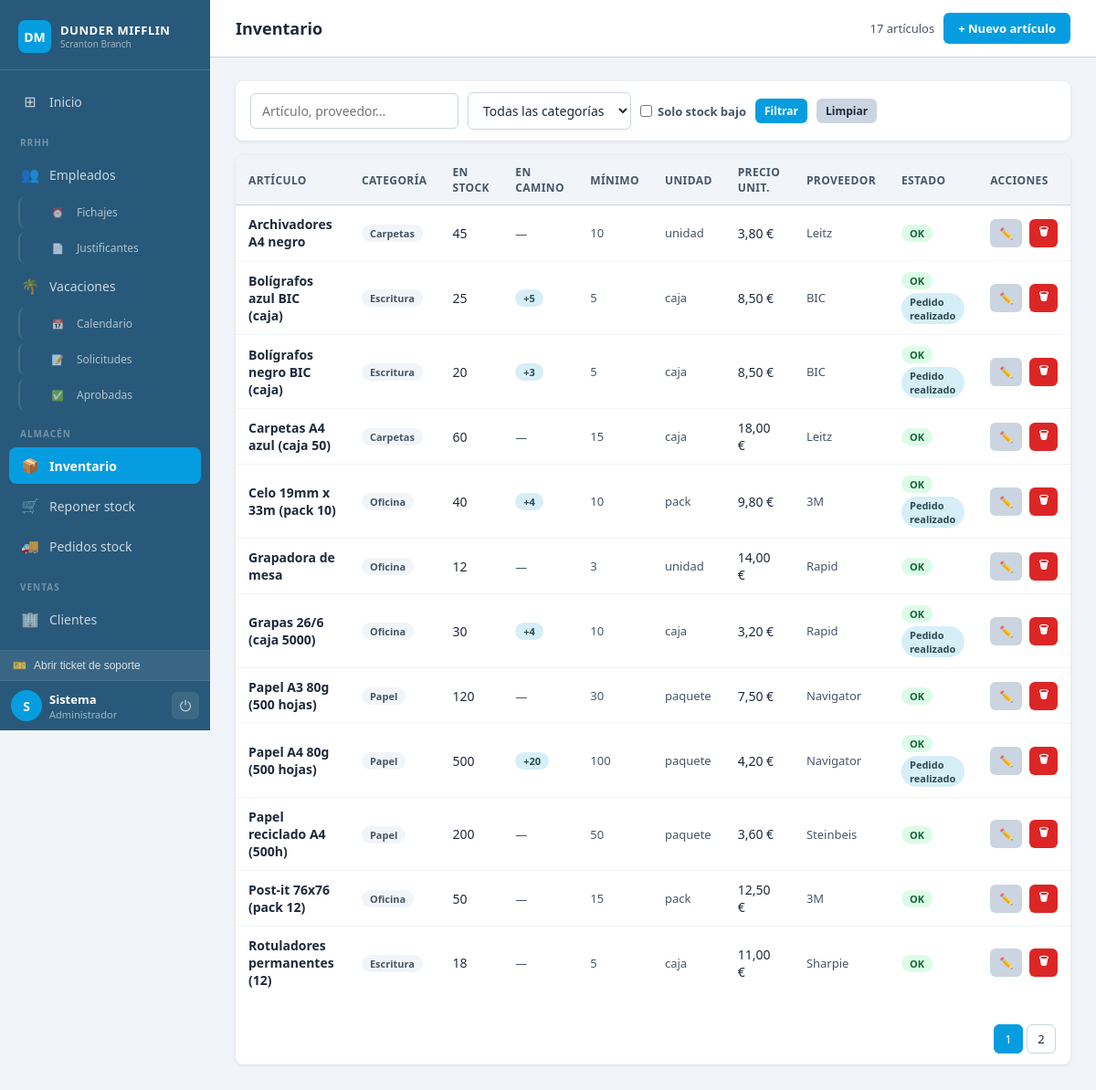
Screenshot of /pages/inventario.php (signed in) with the database file from the repository.
### tables this page shows
CREATE TABLE `inventario` (
  `id` INT UNSIGNED AUTO_INCREMENT PRIMARY KEY,
  `nombre` VARCHAR(150) NOT NULL UNIQUE,
  `categoria` VARCHAR(60) NOT NULL DEFAULT 'Otros',
  `descripcion` TEXT DEFAULT NULL,
  `cantidad` INT NOT NULL DEFAULT 0,
  `stock_minimo` INT NOT NULL DEFAULT 5,
  `unidad` VARCHAR(30) NOT NULL DEFAULT 'unidad',
  `proveedor` VARCHAR(100) DEFAULT NULL,
  `precio_unitario` DECIMAL(10,2) NOT NULL DEFAULT 0.00,
  `fecha_entrada` DATETIME NOT NULL DEFAULT CURRENT_TIMESTAMP
);

### pages/inventario.php (the view, shortened to what this page needs)
<?php
require_once '../includes/db.php';
$ec_q = $conn->query("SELECT pl.inventario_id, SUM(pl.cantidad) AS total FROM pedidos_lineas pl JOIN pedidos p ON p.id = pl.pedido_id WHERE p.estado != 'recibido' GROUP BY pl.inventario_id");
$en_camino = [];
while ($ec = $ec_q->fetch_assoc()) {
    $en_camino[(int)$ec['inventario_id']] = (int)$ec['total'];
}
$buscar    = trim($_GET['buscar'] ?? '');
$cat       = $_GET['cat'] ?? '';
$solo_bajo = isset($_GET['bajo']);
$pag       = max(1, (int)($_GET['pag'] ?? 1));
$porPag    = 12;
$offset    = ($pag - 1) * $porPag;
$where  = "WHERE 1=1";
$params = []; $tipos = '';
$total_q = $conn->prepare("SELECT COUNT(*) FROM inventario $where");
$total_q->execute();
$total_filas = $total_q->get_result()->fetch_row()[0];
$total_pags  = max(1, (int)ceil($total_filas / $porPag));
$q = $conn->prepare("SELECT * FROM inventario $where ORDER BY nombre LIMIT ? OFFSET ?");
$params[] = $porPag; $params[] = $offset; $tipos .= 'ii';
$q->bind_param($tipos, ...$params);
$q->execute();
$articulos = $q->get_result();
?>
<!DOCTYPE html><html lang="es"><head>
<link rel="stylesheet" href="../css/style.css">
</head><body>
<div class="layout">
    <?php require_once '../includes/sidebar.php'; ?>
    <div class="contenido">
        <div class="topbar">
            <h1>Inventario</h1>
            <div class="topbar-right">
                <span class="text-gris"><?= $total_filas ?> artículos</span>
                <button class="btn btn-primario" onclick="abrirModal('modal-articulo')">+ Nuevo artículo</button>
            </div>
        </div>
        <main class="main">
            <div class="panel" style="margin-bottom:16px;">
                <div class="panel-body" style="padding:12px 16px;">
                    <form method="GET" class="barra-filtros">
                        <input type="text" name="buscar" placeholder="Artículo, proveedor..." value="<?= htmlspecialchars($buscar) ?>">
                        <select name="cat">
                            <option value="">Todas las categorías</option>
                        </select>
                        <label style="display:flex;align-items:center;gap:6px;font-size:13px;cursor:pointer;">
                            <input type="checkbox" name="bajo" <?= $solo_bajo?'checked':'' ?>> Solo stock bajo
                        </label>
                        <button type="submit" class="btn btn-primario btn-sm">Filtrar</button>
                        <a href="inventario.php" class="btn btn-gris btn-sm">Limpiar</a>
                    </form>
                </div>
            </div>
            <div class="panel">
                <table>
                    <thead>
                        <tr><th>Artículo</th><th>Categoría</th><th>En stock</th><th>En camino</th><th>Mínimo</th><th>Unidad</th><th>Precio unit.</th><th>Proveedor</th><th>Estado</th><th>Acciones</th></tr>
                    </thead>
                    <tbody>
                    <?php if ($articulos->num_rows > 0): while ($a = $articulos->fetch_assoc()):
                        $bajo   = $a['cantidad'] <= $a['stock_minimo'];
                        $camino = $en_camino[(int)$a['id']] ?? 0;
                    ?>
                    <tr>
                        <td class="fw-600"><?= htmlspecialchars($a['nombre']) ?></td>
                        <td><span class="badge badge-gris"><?= htmlspecialchars($a['categoria']) ?></span></td>
                        <td><?= $a['cantidad'] ?></td>
                        <td><?= $camino > 0 ? '<span class="badge badge-azul">+'.$camino.'</span>' : '<span class="text-gris">—</span>' ?></td>
                        <td class="text-gris"><?= $a['stock_minimo'] ?></td>
                        <td class="text-gris"><?= htmlspecialchars($a['unidad']) ?></td>
                        <td><?= number_format($a['precio_unitario'],2,',','.') ?> €</td>
                        <td class="text-gris"><?= htmlspecialchars($a['proveedor']) ?></td>
                        <td>
                            <?= $bajo ? '<span class="badge badge-rojo">⚠ Stock bajo</span>' : '<span class="badge badge-verde">OK</span>' ?>
                            <?php if ($camino > 0): ?><span class="badge badge-azul" style="display:block;margin-top:4px;">Pedido realizado</span><?php endif; ?>
                        </td>
                        <td>
                            <div class="d-flex gap-8">
                                <a href="?accion=editar&id=<?= $a['id'] ?>" class="btn btn-gris btn-sm">✏️</a>
                                <a href="#"
                                   class="btn btn-rojo btn-sm"
                                   onclick="confirmarLink('¿Eliminar este artículo del inventario?', '?accion=eliminar&id=<?= $a['id'] ?>')">🗑</a>
                            </div>
                        </td>
                    </tr>
                    <?php endwhile; else: ?>
                    <tr><td colspan="10" class="text-gris text-center" style="padding:24px;">Sin artículos.</td></tr>
                    <?php endif; ?>
                    </tbody>
                </table>
                <?php if ($total_pags > 1): ?>
                <div class="paginacion" style="padding:12px 16px;">
                    <?php for ($p = 1; $p <= $total_pags; $p++):
                        $qs = http_build_query(['buscar'=>$buscar,'cat'=>$cat,'pag'=>$p]); ?>
                        <?php if ($p===$pag): ?><span class="actual"><?= $p ?></span>
                        <?php else: ?><a href="?<?= $qs ?>"><?= $p ?></a><?php endif; ?>
                    <?php endfor; ?>
                </div>
                <?php endif; ?>
            </div>
        </main>
    </div>
</div>
</body></html>

### css/style.css (style rules this page uses)
:root { --azul: #28597A; --azul-medio: #069DE0; --azul-claro: #D6EEF8; --acento: #069DE0; --sidebar-w: 230px; --blanco: #ffffff; --gris-fondo: #f1f5f9; --gris-borde: #cbd5e1; --gris-texto: #475569; --texto: #1e293b; --verde: #16a34a; --rojo: #dc2626; --naranja: #d97706; --sombra: 0 1px 4px rgba(0,0,0,.10); --radio: 8px; --fuente: 'Segoe UI', system-ui, sans-serif; }
*, *::before, *::after { box-sizing: border-box; margin: 0; padding: 0; }
body { font-family: var(--fuente); background: var(--gris-fondo); color: var(--texto); }
a { text-decoration: none; color: inherit; }
.layout { display: flex; min-height: 100vh; }
.contenido { margin-left: var(--sidebar-w); flex: 1; display: flex; flex-direction: column; min-height: 100vh; }
.topbar { background: var(--blanco); border-bottom: 1px solid var(--gris-borde); padding: 14px 28px; display: flex; align-items: center; justify-content: space-between; gap: 12px; }
.topbar h1 { font-size: 18px; font-weight: 700; }
.topbar-right { display: flex; align-items: center; gap: 10px; }
.main { padding: 26px 28px; flex: 1; }
.panel { background: var(--blanco); border-radius: var(--radio); box-shadow: var(--sombra); overflow: hidden; margin-bottom: 24px; }
.panel-body { padding: 20px; }
table { width: 100%; border-collapse: collapse; font-size: 14px; }
thead th { background: var(--gris-fondo); padding: 10px 14px; text-align: left; font-size: 12px; font-weight: 600; color: var(--gris-texto); text-transform: uppercase; letter-spacing: .4px; border-bottom: 1px solid var(--gris-borde); }
tbody td { padding: 11px 14px; border-bottom: 1px solid #f1f5f9; vertical-align: middle; }
tbody tr:last-child td { border-bottom: none; }
label { font-size: 13px; font-weight: 600; color: var(--gris-texto); }
input[type="text"], input[type="email"], input[type="password"], input[type="number"], input[type="date"], select, textarea { padding: 9px 12px; border: 1px solid var(--gris-borde); border-radius: 6px; font-size: 14px; font-family: var(--fuente); color: var(--texto); background: #fff; transition: border-color .15s, box-shadow .15s; width: 100%; }
.btn { display: inline-flex; align-items: center; gap: 6px; padding: 8px 16px; border-radius: 6px; font-size: 13px; font-weight: 600; font-family: var(--fuente); cursor: pointer; border: none; transition: filter .15s, opacity .15s; white-space: nowrap; }
.btn-primario { background: var(--azul-medio); color: #fff; }
.btn-rojo { background: var(--rojo); color: #fff; }
.btn-gris { background: var(--gris-borde); color: var(--texto); }
.btn-sm { padding: 5px 10px; font-size: 12px; }
.badge { display: inline-block; padding: 2px 9px; border-radius: 99px; font-size: 11px; font-weight: 600; }
.badge-verde { background: #dcfce7; color: #166534; }
.badge-azul { background: var(--azul-claro); color: #2C4A50; }
.badge-gris { background: #f1f5f9; color: var(--gris-texto); }
.barra-filtros { display: flex; align-items: center; gap: 10px; flex-wrap: wrap; }
.barra-filtros input[type="text"], .barra-filtros select { width: auto; min-width: 160px; }
.paginacion { display: flex; align-items: center; gap: 4px; margin-top: 16px; justify-content: flex-end; }
.paginacion a, .paginacion span { display: inline-flex; align-items: center; justify-content: center; width: 32px; height: 32px; border-radius: 6px; font-size: 13px; font-weight: 500; border: 1px solid var(--gris-borde); background: #fff; color: var(--texto); transition: background .12s; }
.paginacion span.actual { background: var(--azul-medio); color: #fff; border-color: var(--azul-medio); }
.d-flex { display: flex; }
.gap-8 { gap: 8px; }
.text-gris { color: var(--gris-texto); font-size: 13px; }
.fw-600 { font-weight: 600; }

### rows the page displays
inventario: nombre "Archivadores A4 negro", categoria "Carpetas", cantidad "45", stock_minimo "10", unidad "unidad", precio_unitario "3,80", proveedor "Leitz", shows "OK"
inventario: nombre "Bolígrafos azul BIC (caja)", categoria "Escritura", cantidad "25", camino "5", stock_minimo "5", unidad "caja", precio_unitario "8,50", proveedor "BIC", shows "OK", shows "Pedido realizado"
inventario: nombre "Bolígrafos negro BIC (caja)", categoria "Escritura", cantidad "20", id "3", stock_minimo "5", unidad "caja", precio_unitario "8,50", proveedor "BIC", shows "OK", shows "Pedido realizado"
inventario: nombre "Carpetas A4 azul (caja 50)", categoria "Carpetas", cantidad "60", stock_minimo "15", unidad "caja", precio_unitario "18,00", proveedor "Leitz", shows "OK"
inventario: nombre "Celo 19mm x 33m (pack 10)", categoria "Oficina", cantidad "40", camino "4", stock_minimo "10", unidad "pack", precio_unitario "9,80", proveedor "3M", shows "OK", shows "Pedido realizado"
inventario: nombre "Grapadora de mesa", categoria "Oficina", cantidad "12", stock_minimo "3", unidad "unidad", precio_unitario "14,00", proveedor "Rapid", shows "OK"
inventario: nombre "Grapas 26/6 (caja 5000)", categoria "Oficina", cantidad "30", camino "4", stock_minimo "10", unidad "caja", precio_unitario "3,20", proveedor "Rapid", shows "OK", shows "Pedido realizado"
inventario: nombre "Papel A3 80g (500 hojas)", categoria "Papel", cantidad "120", stock_minimo "30", unidad "paquete", precio_unitario "7,50", proveedor "Navigator", shows "OK"
inventario: nombre "Papel A4 80g (500 hojas)", categoria "Papel", cantidad "500", id "20", stock_minimo "100", unidad "paquete", precio_unitario "4,20", proveedor "Navigator", shows "OK", shows "Pedido realizado"
inventario: nombre "Papel reciclado A4 (500h)", categoria "Papel", cantidad "200", stock_minimo "50", unidad "paquete", precio_unitario "3,60", proveedor "Steinbeis", shows "OK"
inventario: nombre "Post-it 76x76 (pack 12)", categoria "Oficina", cantidad "50", stock_minimo "15", unidad "pack", precio_unitario "12,50", proveedor "3M", shows "OK"
inventario: nombre "Rotuladores permanentes (12)", categoria "Escritura", cantidad "18", stock_minimo "5", unidad "caja", precio_unitario "11,00", proveedor "Sharpie", shows "OK"

### other values shown
$item['icon'] "⊞"
$item['label'] "Inicio"
$item['sep'] "RRHH"
$item['icon'] "👥"
$item['label'] "Empleados"
$item['icon'] "⏰"
$item['label'] "Fichajes"
$item['icon'] "📄"
$item['label'] "Justificantes"
$item['icon'] "🌴"
$item['label'] "Vacaciones"
$item['icon'] "📅"
$item['label'] "Calendario"
$item['icon'] "📝"
$item['label'] "Solicitudes"
